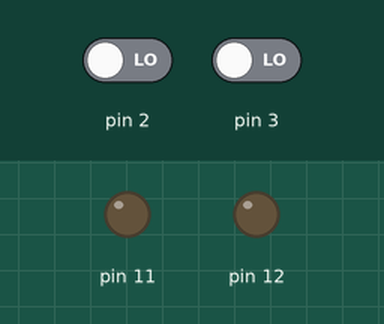
This sketch was run on a simulated Arduino Uno, built with avr-gcc and run on an emulated ATmega328P. Parts: output pins drawn as LEDs (lit = HIGH). Inputs (shaded band) come from the test bench; at power-on: pin 2 LOW, pin 3 LOW.

Above: at 1.2 s.
1.3 s: pin 2 driven HIGH
At 1.7 s:
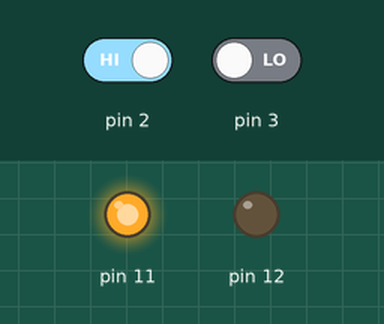
4.3 s: pin 3 driven HIGH
7.3 s: pin 3 driven LOW
At 7.7 s:
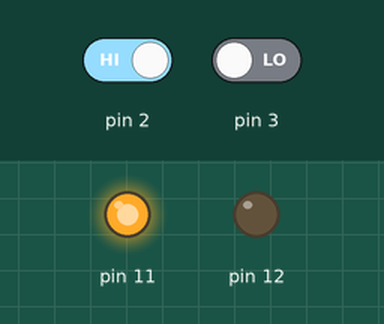
10.3 s: pin 2 driven LOW
At 11.4 s:
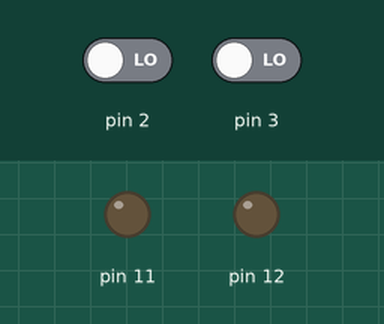
Timing chart, 0 to 12.8 s (numbered marks = the images above; inputs shaded):
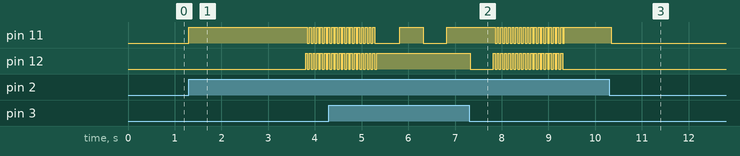

Measured:
- after the input at 1.3 s, pin 11: LOW → HIGH at once, then repeats every 0.08 s: LOW 0.04 s, HIGH 0.04 s; pin 12: alternates HIGH for 0.04 s and LOW for 0.04 s, starting after 2.5 s
- after the input at 7.3 s, pin 11: alternates HIGH for 0.04 s and LOW for 0.04 s, 38 changes in all, then stays HIGH, starting after 0.56 s; pin 12: HIGH → LOW at once, then repeats every 0.08 s: HIGH 0.04 s, LOW 0.04 s, until it stays LOW from 9.3 s
- after the input at 10.3 s, pin 12: stops changing and stays LOW

The sketch:

Secret_Code.ino
```cpp
int counter = 10;
void setup() {
  pinMode(12, OUTPUT);
  pinMode(11, OUTPUT);
  pinMode(2, INPUT);
  pinMode(3, INPUT);
}

void loop() {
 if(digitalRead(3) == HIGH){
  digitalWrite(12, HIGH);
  delay(500);
  counter = counter + 1;
 }
 if(digitalRead(2) == HIGH){
  digitalWrite(11, HIGH);
  delay(500);
  counter = counter + 1;
 }
 if(counter == 15){
  for(int i = 1; i < 20; i++){
    digitalWrite(12, HIGH);
    digitalWrite(11, HIGH);
    delay(40);
    digitalWrite(12, LOW);
    digitalWrite(11, LOW);
    delay(40);
  }
  counter = 10;
 }
 else{
  digitalWrite(11, LOW);
  digitalWrite(12, LOW);
 }

}
```
